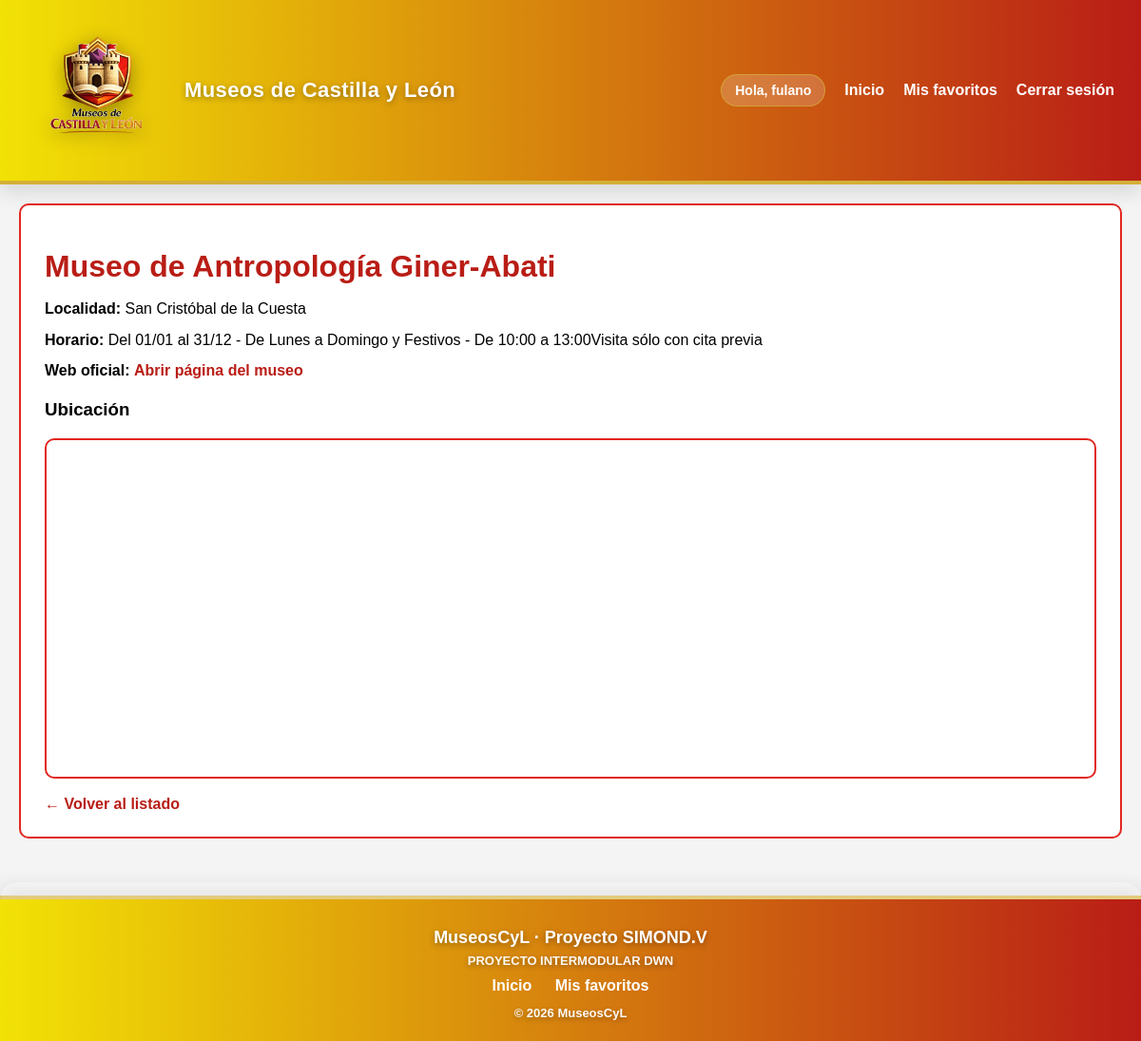
Screenshot of /index.php?accion=detalle&id=1285107611771 (signed in) with the database file from the repository.
### tables this page shows
CREATE TABLE `museos_cache` (
  `id` int(11) NOT NULL,
  `api_id` varchar(50) NOT NULL,
  `nombre` varchar(255) NOT NULL,
  `localidad` varchar(100) DEFAULT NULL,
  `tipologia` varchar(100) DEFAULT NULL,
  `latitud` decimal(10,8) DEFAULT NULL,
  `longitud` decimal(11,8) DEFAULT NULL,
  `horario` text DEFAULT NULL,
  `url` varchar(255) DEFAULT NULL,
  `informacion_adicional` text DEFAULT NULL,
  `ultima_actualizacion` timestamp NOT NULL DEFAULT current_timestamp() ON UPDATE current_timestamp()
);

### controllers/ControladorMuseo.php (called while the page is built, shortened)
<?php
class ControladorMuseo {
   private $modelo_museo;
   public function __construct() {
       $bd = new BaseDatos();
       $this->conexion = $bd->obtenerConexion();
       require_once __DIR__ . '/../models/Museo.php';
       $this->modelo_museo = new Museo($this->conexion);
   }
   public function detalle() {
       $api_id = $_GET['id'] ?? null;
       $museo = $this->modelo_museo->obtenerPorApiId($api_id);
       require_once __DIR__ . '/../views/layout/header.php';
       require_once __DIR__ . '/../views/museos/detalle.php';
       require_once __DIR__ . '/../views/layout/footer.php';
   }
}

### config/basedatos.php (called while the page is built, shortened)
<?php
class BaseDatos {
   private $host = 'localhost';
   private $nombre_bd = 'museoscyl';
   private $usuario = 'root';
   private $contrasena = '';
   private $charset = 'utf8mb4';
   private $conexion = null;
   public function obtenerConexion() {
       try {
           $dsn = "mysql:host={$this->host};dbname={$this->nombre_bd};charset={$this->charset}";
           $this->conexion = new PDO($dsn, $this->usuario, $this->contrasena);
           $this->conexion->setAttribute(PDO::ATTR_ERRMODE, PDO::ERRMODE_EXCEPTION);
           $this->conexion->setAttribute(PDO::ATTR_DEFAULT_FETCH_MODE, PDO::FETCH_ASSOC);
       } catch (PDOException $e) {
           die('Error de conexión con la base de datos');
       }
       return $this->conexion;
   }
}

### models/Museo.php (called while the page is built, shortened)
<?php
class Museo {
   private $conexion;
   public function __construct($conexion) {
       $this->conexion = $conexion;
   }
   public function obtenerPorApiId(string $api_id) {
       $sql = "SELECT * FROM museos_cache WHERE api_id = :api_id LIMIT 1";
       $stmt = $this->conexion->prepare($sql);
       $stmt->execute([':api_id' => $api_id]);
       $resultado = $stmt->fetch(PDO::FETCH_ASSOC);
       return $this->adaptarMuseoParaVista($resultado);
   }
   private function adaptarMuseoParaVista(array $museo): array {
       return [
           'identificador' => $museo['api_id'],
           'nombreentidad' => $museo['nombre'],
           'localidad' => $museo['localidad'],
           'posicion' => [
               'lat' => $museo['latitud'],
               'lon' => $museo['longitud']
           ],
           'horario' => $museo['horario'],
           'horarioapertura' => $museo['horario'],
           'horario_apertura' => $museo['horario'],
           'horario_de_apertura' => $museo['horario'],
           'url' => $museo['url'],
           'web' => $museo['url'],
           'paginaweb' => $museo['url'],
           'enlace_al_contenido' => $museo['url'],
           'informacion_adicional' => $museo['informacion_adicional']
       ];
   }
}

### views/museos/detalle.php (the view, shortened to what this page needs)
<?php
$horario = $museo['horario'] ?? '';
$url = $museo['url'] ?? '';
?>
<div class="detalle-museo">
    <h1><?php echo htmlspecialchars($museo['nombreentidad'] ?? 'Museo'); ?></h1>
    <?php if (!empty($museo['localidad'])): ?>
        <p><strong>Localidad:</strong> <?php echo htmlspecialchars($museo['localidad']); ?></p>
    <?php endif; ?>
    <p>
        <strong>Horario:</strong>
        <?php echo $horario ? htmlspecialchars($horario) : 'No disponible'; ?>
    </p>
    <?php if (!empty($url)): ?>
        <p>
            <strong>Web oficial:</strong>
            <a href="<?php echo htmlspecialchars($url); ?>" target="_blank">
                Abrir página del museo
            </a>
        </p>
    <?php endif; ?>
    <?php if (isset($museo['posicion']['lat'], $museo['posicion']['lon'])): ?>
        <h3>Ubicación</h3>
        <div class="bloque-mapa">
            <iframe
                width="100%"
                height="350"
                frameborder="0"
                src="https://www.openstreetmap.org/export/embed.html?bbox=<?php
                    echo ($museo['posicion']['lon'] - 0.01) . ',' .
                         ($museo['posicion']['lat'] - 0.01) . ',' .
                         ($museo['posicion']['lon'] + 0.01) . ',' .
                         ($museo['posicion']['lat'] + 0.01);
                ?>&marker=<?php
                    echo $museo['posicion']['lat'] . ',' . $museo['posicion']['lon'];
                ?>">
            </iframe>
        </div>
    <?php endif; ?>
    <br>
    <a href="<?php echo BASE_URL; ?>/index.php">← Volver al listado</a>
</div>

### views/layout/header.php (style rules this page uses)
body { margin: 0; font-family: Arial, sans-serif; background-color: #f4f4f4; }
a { text-decoration: none; color: #E12720; }

### views/museos/detalle.php (style rules this page uses)
.detalle-museo { background-color: #ffffff; border: 2px solid #E12720; border-radius: 10px; padding: 25px; }
.detalle-museo h1 { color: #b91d16; margin-bottom: 15px; }
.detalle-museo p { margin: 10px 0; line-height: 1.4; }
.detalle-museo a { color: #b91d16; font-weight: bold; }
.bloque-mapa { margin-top: 18px; border: 2px solid #E12720; border-radius: 10px; overflow: hidden; }

### rows the page displays
museos_cache: nombre "Museo de Antropología Giner-Abati", localidad "San Cristóbal de la Cuesta", horario "Del 01/01 al 31/12 - De Lunes a Domingo y Festivos - De 10:00 a 13:00Visita sólo con cita previa"

### other values shown
$_SESSION['usuario_nombre'] "fulano"
